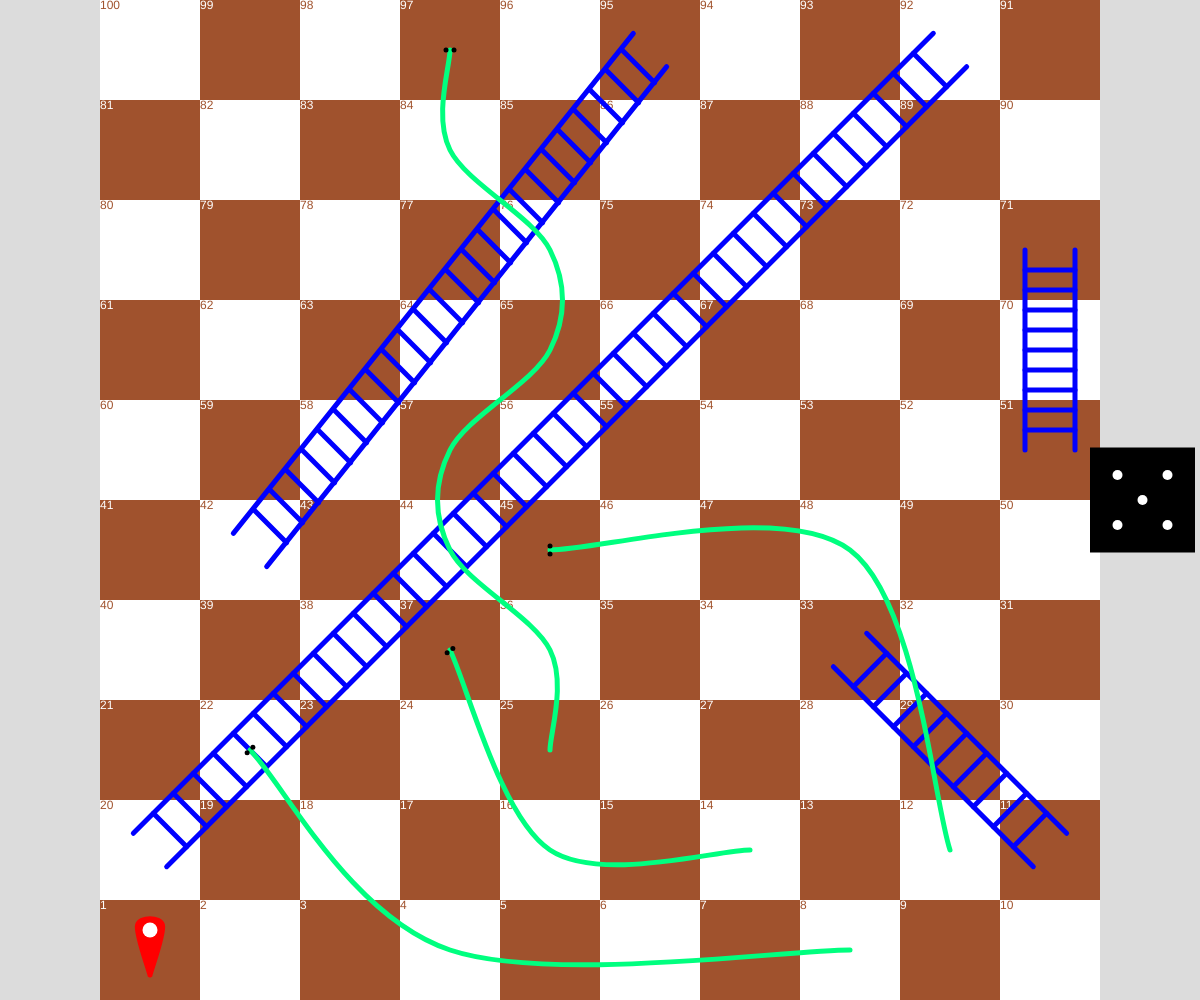
Frame 1 (no input)
Frame 60 (no input): identical to frame 1, image omitted
Frame 120 (the mouse pressed at the canvas centre since frame 60): identical to frame 1, image omitted

The p5.js sketch that drew this single still picture (run headless with seeded random() and noise() and a simulated clock; from frame 60 on, the mouse is pressed at the canvas centre):

// p5.js sketch
// ── sketch.js
// Grid-Based Game
// Gabe PausJenssen
// November 13, 2023
//
// Extra for Experts:
// - describe what you did to take this project "above and beyond"

// School computer: (1600, 775)

// DO NOT function values() or displayObjects(); ONLY create global variables

// Snakes & Ladders game

const BOARD_SIZE = 10;

let squareSize;
let board = [];
let centerBoard;
let numerBoard;

let elevenLadder;
let twentyLadder;
let fortyTwoLadder;
let fiftyOneLadder;

let twentyTwoSnake;
let thirtySevenSnake;
let fortyFiveSnake;
let ninetySevenSnake;

let stepCor;
let stepXcor;
let stepYcor;
let stepNumber;

let spreadEyes;
let spreadEyesMore;

let player;

let die;
let dieState;
let dieRolls;
let diePos;

function setup() {
  createCanvas(windowWidth, windowHeight);

  if (width > height) {
    squareSize = height/BOARD_SIZE;

    die = {
      x: width - squareSize - width/160,
      y: 4.5*squareSize,
    };
  }

  else {
    squareSize = width/BOARD_SIZE;

    die = {
      x: width/2 - 0.5*squareSize,
      y: height - squareSize - height/160,
    };
  }

  centerBoard = (width - BOARD_SIZE*squareSize)/2;
  dieState = random(1, 6);
  dieRolls = 0;

  firstLadder();
  secondLadder();
  thirdLadder();
  fourthLadder();

  firstSnake();
  secondSnake();
  thirdSnake();
  fourthSnake();
}

function windowResized() {
  resizeCanvas(windowWidth, windowHeight);

  if (width > height) {
    squareSize = height/BOARD_SIZE;

    die = {
      x: width - squareSize - width/160,
      y: 4.5*squareSize,
    };
  }

  else {
    squareSize = width/BOARD_SIZE;

    die = {
      x: width/2 - 0.5*squareSize,
      y: height - squareSize - height/160,
    };
  }

  centerBoard = (width - BOARD_SIZE*squareSize)/2;

  firstLadder();
  secondLadder();
  thirdLadder();
  fourthLadder();

  firstSnake();
  secondSnake();
  thirdSnake();
  fourthSnake();
}

function draw() {
  background(220);
  createBoard();
  createLadders();
  createSnakes();
  createDie();
  createPlayer();
}

function firstLadder() {
  elevenLadder = {
    leftX1: centerBoard + 28*squareSize/3,
    leftY1: 26*squareSize/3,
    leftX2: centerBoard + 22*squareSize/3,
    leftY2: 20*squareSize/3,
    rightX1: centerBoard + 29*squareSize/3,
    rightY1: 25*squareSize/3,
    rightX2: centerBoard + 23*squareSize/3,
    rightY2: 19*squareSize/3,
  };
}

function secondLadder() {
  twentyLadder = {
    leftX1: centerBoard + squareSize/3,
    leftY1: 25*squareSize/3,
    leftX2: centerBoard + 25*squareSize/3,
    leftY2: squareSize/3,
    rightX1: centerBoard + 2*squareSize/3,
    rightY1: 26*squareSize/3,
    rightX2: centerBoard + 26*squareSize/3,
    rightY2: 2*squareSize/3,
  };
}

function thirdLadder() {
  fortyTwoLadder = {
    leftX1: centerBoard + 4*squareSize/3,
    leftY1: 16*squareSize/3,
    leftX2: centerBoard + 16*squareSize/3,
    leftY2: squareSize/3,
    rightX1: centerBoard + 5*squareSize/3,
    rightY1: 17*squareSize/3,
    rightX2: centerBoard + 17*squareSize/3,
    rightY2: 2*squareSize/3,
  };
}

function fourthLadder() {
  fiftyOneLadder = {
    leftX1: centerBoard + 9.25*squareSize,
    leftY1: 4.5*squareSize,
    leftX2: centerBoard + 9.25*squareSize,
    leftY2: 2.5*squareSize,
    rightX1: centerBoard + 9.75*squareSize,
    rightY1: 4.5*squareSize,
    rightX2: centerBoard + 9.75*squareSize,
    rightY2: 2.5*squareSize,
  };
}

function firstLadderSteps() {
  stepCor = squareSize/5;
  stepNumber = 0;

  while (stepNumber < 9) {
    line(elevenLadder.leftX1 - stepCor, elevenLadder.leftY1 - stepCor, elevenLadder.rightX1 - stepCor, elevenLadder.rightY1 - stepCor);
    stepCor += squareSize/5;
    stepNumber++;
  }
}

function secondLadderSteps() {
  stepCor = squareSize/5;
  stepNumber = 0;

  while (stepNumber < 39) {
    line(twentyLadder.leftX1 + stepCor, twentyLadder.leftY1 - stepCor, twentyLadder.rightX1 + stepCor, twentyLadder.rightY1 - stepCor);
    stepCor += squareSize/5;
    stepNumber++;
  }
}

function thirdLadderSteps() {
  stepCor = squareSize/5;
  stepXcor = 0;
  stepYcor = -squareSize/25;
  stepNumber = 0;

  while (stepNumber < 24) {
    line(fortyTwoLadder.leftX1 + stepCor + stepXcor, fortyTwoLadder.leftY1 - stepCor + stepYcor, fortyTwoLadder.rightX1 + stepCor + stepXcor, fortyTwoLadder.rightY1 - stepCor + stepYcor);
    stepCor += squareSize/5;
    stepXcor -= squareSize/25;
    stepNumber++;
  }
}

function fourthLadderSteps() {
  stepCor = squareSize/5;
  stepNumber = 0;
  
  while (stepNumber < 9) {
    line(fiftyOneLadder.leftX1, fiftyOneLadder.leftY1 - stepCor, fiftyOneLadder.rightX1, fiftyOneLadder.rightY1 - stepCor);
    stepCor += squareSize/5;
    stepNumber++;
  }
}

function firstSnake() {
  twentyTwoSnake = {
    x1: centerBoard + 1.5*squareSize,
    y1: 7.5*squareSize,
    curveX: centerBoard + 3.5*squareSize,
    curveY: 9.5*squareSize,
    x2: centerBoard + 7.5*squareSize,
    y2: 9.5*squareSize,
  };
}

function secondSnake() {
  thirtySevenSnake = {
    x1: centerBoard + 3.5*squareSize,
    y1: 6.5*squareSize,
    curveX: centerBoard + 4.5*squareSize,
    curveY: 8.5*squareSize,
    x2: centerBoard + 6.5*squareSize,
    y2: 8.5*squareSize,
  };
}

function thirdSnake() {
  fortyFiveSnake = {
    x1: centerBoard + 4.5*squareSize,
    y1: 5.5*squareSize,
    curveX: centerBoard + 7.5*squareSize,
    curveY: 5.5*squareSize,
    x2: centerBoard + 8.5*squareSize,
    y2: 8.5*squareSize,
  };
}

function fourthSnake() {
  ninetySevenSnake = {
    x1: centerBoard + 3.5*squareSize,
    y1: 0.5*squareSize,
    curveY1: 1.5*squareSize,
    curveY2: 2.5*squareSize,
    curveY3: 3.5*squareSize,
    curveY4: 4.5*squareSize,
    curveY5: 5.5*squareSize,
    curveY6: 6.5*squareSize,
    x2: centerBoard + 4.5*squareSize,
    y2: 7.5*squareSize,
  };
}

function snakeEyes() {
  spreadEyes = squareSize/35;
  spreadEyesMore = squareSize/25;

  point(twentyTwoSnake.x1 - spreadEyes, twentyTwoSnake.y1 + spreadEyes);
  point(twentyTwoSnake.x1 + spreadEyes, twentyTwoSnake.y1 - spreadEyes);

  point(thirtySevenSnake.x1 - spreadEyes, thirtySevenSnake.y1 + spreadEyes);
  point(thirtySevenSnake.x1 + spreadEyes, thirtySevenSnake.y1 - spreadEyes/2);

  point(fortyFiveSnake.x1, fortyFiveSnake.y1 + spreadEyesMore);
  point(fortyFiveSnake.x1, fortyFiveSnake.y1 - spreadEyesMore);

  point(ninetySevenSnake.x1 - spreadEyesMore, ninetySevenSnake.y1);
  point(ninetySevenSnake.x1 + spreadEyesMore, ninetySevenSnake.y1);
}

function createBoard() {
  noStroke();
  numerBoard = 110;

  for (let y = 0; y < BOARD_SIZE; y++) {
    board.push([]);

    if (y % 2 === 0) {
      numerBoard -= 9;
    }
  
    else {
      numerBoard -= 11;
    }
    
    for (let x = 0; x < BOARD_SIZE; x++) {
      if (y % 2 === 0) {
        if (x % 2 === 0) {
          board[y].push("white");
        }

        else {
          board[y].push("brown");
        }

        numerBoard--;
      }

      else {
        if (x % 2 === 0) {
          board[y].push("brown");
        }

        else {
          board[y].push("white");
        }

        numerBoard++;
      }
      
      if (board[y][x] === "white") {
        fill("white");
        square(x*squareSize + centerBoard, y*squareSize, squareSize);
        fill("sienna");
        text(numerBoard, x*squareSize + centerBoard, y*squareSize, squareSize, squareSize);
      }

      else {
        fill("sienna");
        square(x*squareSize + centerBoard, y*squareSize, squareSize);
        fill("white");
        text(numerBoard, x*squareSize + centerBoard, y*squareSize, squareSize, squareSize);
      }
    }
  }
}

function createLadders() {
  stroke("blue");
  strokeWeight(5);

  line(elevenLadder.leftX1, elevenLadder.leftY1, elevenLadder.leftX2, elevenLadder.leftY2);
  line(elevenLadder.rightX1, elevenLadder.rightY1, elevenLadder.rightX2, elevenLadder.rightY2);

  line(twentyLadder.leftX1, twentyLadder.leftY1, twentyLadder.leftX2, twentyLadder.leftY2);
  line(twentyLadder.rightX1, twentyLadder.rightY1, twentyLadder.rightX2, twentyLadder.rightY2);
  
  line(fortyTwoLadder.leftX1, fortyTwoLadder.leftY1, fortyTwoLadder.leftX2, fortyTwoLadder.leftY2);
  line(fortyTwoLadder.rightX1, fortyTwoLadder.rightY1, fortyTwoLadder.rightX2, fortyTwoLadder.rightY2);

  line(fiftyOneLadder.leftX1, fiftyOneLadder.leftY1, fiftyOneLadder.leftX2, fiftyOneLadder.leftY2);
  line(fiftyOneLadder.rightX1, fiftyOneLadder.rightY1, fiftyOneLadder.rightX2, fiftyOneLadder.rightY2);

  firstLadderSteps();
  secondLadderSteps();
  thirdLadderSteps();
  fourthLadderSteps();
}

function createSnakes() {
  noFill();
  stroke("springgreen");
  strokeWeight(5);

  beginShape();
  curveVertex(twentyTwoSnake.x1, twentyTwoSnake.y1);
  curveVertex(twentyTwoSnake.x1, twentyTwoSnake.y1);
  curveVertex(twentyTwoSnake.curveX, twentyTwoSnake.curveY);
  curveVertex(twentyTwoSnake.x2, twentyTwoSnake.y2);
  curveVertex(twentyTwoSnake.x2, twentyTwoSnake.y2);
  endShape();

  beginShape();
  curveVertex(thirtySevenSnake.x1, thirtySevenSnake.y1);
  curveVertex(thirtySevenSnake.x1, thirtySevenSnake.y1);
  curveVertex(thirtySevenSnake.curveX, thirtySevenSnake.curveY);
  curveVertex(thirtySevenSnake.x2, thirtySevenSnake.y2);
  curveVertex(thirtySevenSnake.x2, thirtySevenSnake.y2);
  endShape();

  beginShape();
  curveVertex(fortyFiveSnake.x1, fortyFiveSnake.y1);
  curveVertex(fortyFiveSnake.x1, fortyFiveSnake.y1);
  curveVertex(fortyFiveSnake.curveX, fortyFiveSnake.curveY);
  curveVertex(fortyFiveSnake.x2, fortyFiveSnake.y2);
  curveVertex(fortyFiveSnake.x2, fortyFiveSnake.y2);
  endShape();

  beginShape();
  curveVertex(ninetySevenSnake.x1, ninetySevenSnake.y1);
  curveVertex(ninetySevenSnake.x1, ninetySevenSnake.y1);
  curveVertex(ninetySevenSnake.x1, ninetySevenSnake.curveY1);
  curveVertex(ninetySevenSnake.x2, ninetySevenSnake.curveY2);
  curveVertex(ninetySevenSnake.x2, ninetySevenSnake.curveY3);
  curveVertex(ninetySevenSnake.x1, ninetySevenSnake.curveY4);
  curveVertex(ninetySevenSnake.x1, ninetySevenSnake.curveY5);
  curveVertex(ninetySevenSnake.x2, ninetySevenSnake.curveY6);
  curveVertex(ninetySevenSnake.x2, ninetySevenSnake.y2);
  curveVertex(ninetySevenSnake.x2, ninetySevenSnake.y2);
  endShape();

  stroke("black");
  snakeEyes();
}

function createDie() {
  diePos = {
    left: die.x + 0.25*squareSize,
    middleX: die.x + 0.5*squareSize,
    right: die.x + 0.75*squareSize,
    upper: die.y + 0.25*squareSize,
    middleY: die.y + 0.5*squareSize,
    lower: die.y + 0.75*squareSize,
  };
  
  if (dieRolls % 2 === 0) {
    stroke("black");
    fill("black");
  }

  else {
    stroke("red");
    fill("red");
  }

  square(die.x, die.y, squareSize);
  stroke("white");
  strokeWeight(10);

  if (Math.round(dieState) === 1) {
    point(diePos.middleX, diePos.middleY);
  }
  
  else if (Math.round(dieState) === 2) {
    point(diePos.left, diePos.lower);
    point(diePos.right, diePos.upper);
  }

  else if (Math.round(dieState) === 3) {
    point(diePos.left, diePos.lower);
    point(diePos.middleX, diePos.middleY);
    point(diePos.right, diePos.upper);
  }

  else if (Math.round(dieState) === 4) {
    point(diePos.left, diePos.upper);
    point(diePos.right, diePos.upper);
    point(diePos.left, diePos.lower);
    point(diePos.right, diePos.lower);
  }
  
  else if (Math.round(dieState) === 5) {
    point(diePos.left, diePos.upper);
    point(diePos.right, diePos.upper);
    point(diePos.middleX, diePos.middleY);
    point(diePos.left, diePos.lower);
    point(diePos.right, diePos.lower);
  }

  else {
    point(diePos.left, diePos.upper);
    point(diePos.right, diePos.upper);
    point(diePos.left, diePos.middleY);
    point(diePos.right, diePos.middleY);
    point(diePos.left, diePos.lower);
    point(diePos.right, diePos.lower);
  }
}

function createPlayer() {
  player = {
    bottomX: centerBoard + 0.5*squareSize,
    bottomY: 9.75*squareSize,
    curveX: 0.125*squareSize,
    top: 9.25*squareSize,
    pointY: 9.3*squareSize,
  };

  fill("red");
  stroke("red");
  strokeWeight(5);

  beginShape();
  curveVertex(player.bottomX, player.bottomY);
  curveVertex(player.bottomX, player.bottomY);
  curveVertex(player.bottomX - player.curveX, player.top);
  curveVertex(player.bottomX + player.curveX, player.top);
  curveVertex(player.bottomX, player.bottomY);
  curveVertex(player.bottomX, player.bottomY);
  endShape();

  stroke("white");
  strokeWeight(15);
  point(player.bottomX, player.pointY);
}

function mousePressed() {
  if (mouseX >= die.x && mouseX <= die.x + squareSize && mouseY >= die.y && mouseY <= die.y + squareSize) {
    dieRolls++;
  }
}
